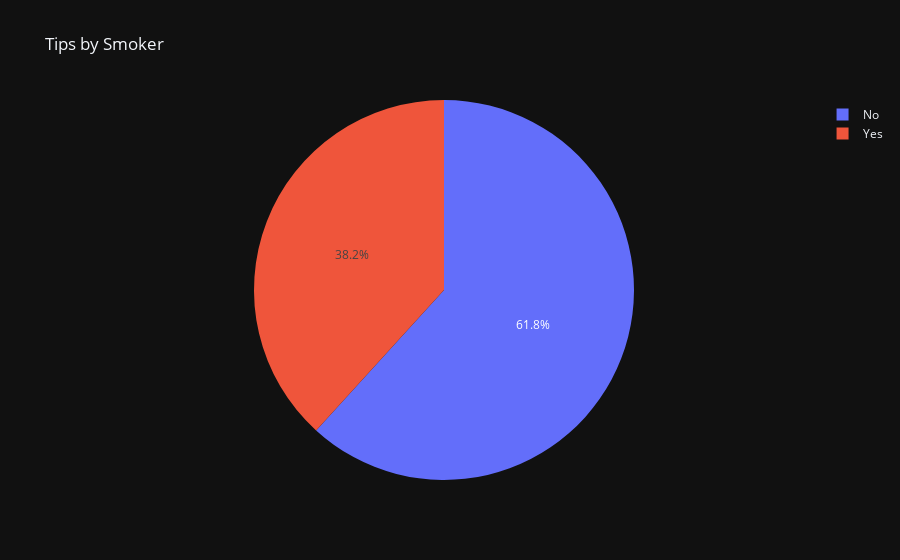

Here is the notebook cell this chart was saved with:
### Markdown cell above
#### Find out if a smoker tips or not

### Code cell
smoker_tips = px.pie(data_frame=df, values='tip', names='smoker', title='Tips by Smoker')
smoker_tips.show()

### Figure 1 — Plotly figure (JSON) as saved in the notebook; plotly's stock layout.template omitted (floating-point values rounded to 4 significant figures; data arrays with more than 128 entries replaced by an {"elided": "..."} marker saying what was removed)
{"data": [{"domain": {"x": [0.0, 1.0], "y": [0.0, 1.0]}, "hovertemplate": "smoker=%{label}<br>tip=%{value}<extra></extra>", "labels": {"elided": "244 str values"}, "legendgroup": "", "name": "", "showlegend": true, "values": {"elided": "244 float values"}, "type": "pie"}], "layout": {"legend": {"tracegroupgap": 0}, "title": {"text": "Tips by Smoker"}}}
